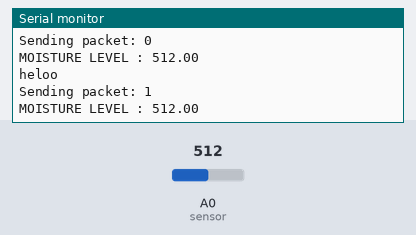
The sketch below on a simulated Arduino Uno, built with avr-gcc and run on an emulated ATmega328P. Shown: the last lines printed to the serial monitor. The inputs (shaded band) are chosen by the test bench; at power-on: A0 (sensor) = 512. No radio packets arrive unless stated.

Above: at 4.8 s.
4.9 s: A0 (sensor) set to 716
At 8.6 s:
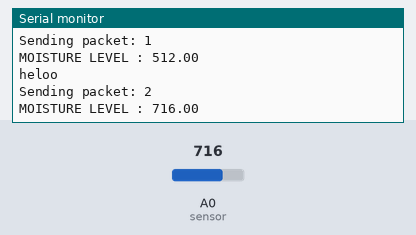
9.9 s: A0 (sensor) set to 900
At 12.7 s:
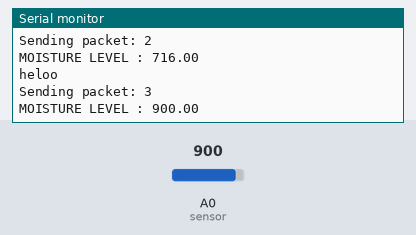
Timing chart, 0 to 14.2 s (numbered marks = the images above; inputs shaded):
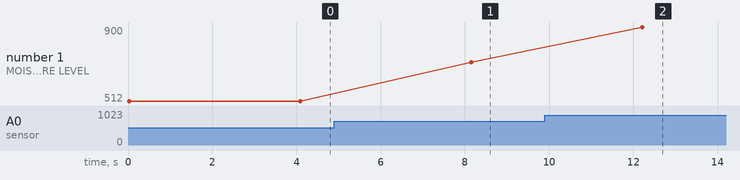

Measured:
- after the input at 4.9 s, the serial monitor: prints a new line after 3.2 s (image 1)
- after the input at 9.9 s, the serial monitor: prints a new line after 2.3 s (image 2)
- plotted number 1: 512 → 716 after the input at 4.9 s, 716 → 900 after the input at 9.9 s

The sketch:

transmitting_lora_with_mois1.ino
```cpp
#include <SPI.h>
#include <LoRa.h>
#include <Wire.h>
//#include <Adafruit_GFX.h>
//#include <Adafruit_SSD1306.h>
//#include <DHT.h>

//#define SCREEN_WIDTH 128 // OLED display width, in pixels
//#define SCREEN_HEIGHT 64 // OLED display height, in pixels

// Declaration for an SSD1306 display connected to I2C (SDA, SCL pins)
//#define OLED_RESET      -1  // Reset pin # (or -1 if sharing Arduino reset pin)
//Adafruit_SSD1306 display(SCREEN_WIDTH, SCREEN_HEIGHT, &Wire, OLED_RESET);

//#define DHTPIN 0          //pin where the dht11 is connected
#define ss 15
#define rst 16
#define dio0 2
int counter = 0;

//int counter = 0;
float value;
int WET=2;
int DRY=16;
int sensor=A0;
float readMois()
 {
  Serial.print("MOISTURE LEVEL : ");
   value= analogRead(sensor);
  // value= value/10;
   Serial.println(value);

        if(value<150)
        {
            digitalWrite(WET, HIGH);
        }
       else
       {
           digitalWrite(DRY,HIGH);
       }

       delay(1000);

       digitalWrite(WET,LOW);

       digitalWrite(DRY, LOW);
       value= ( 100.00 - ( (value/1023.00) * 100.00 ) );
       return value;

 }

//DHT dht(DHTPIN, DHT11);
void setup()
{
  Serial.begin(115200);
  //delay(10);
  pinMode(sensor,INPUT);
/*{
  Serial.begin(115200);
  dht.begin();

  // SSD1306_SWITCHCAPVCC = generate display voltage from 3.3V internally
  if(!display.begin(SSD1306_SWITCHCAPVCC, 0x3C)) { // Address 0x3D for 128x64
    Serial.println(F("SSD1306 allocation failed"));
    for(;;); // Don't proceed, loop forever
  }*/

  while (!Serial);
  Serial.println("LoRa Sender");
  LoRa.setPins(ss, rst, dio0);
    if (!LoRa.begin(433E6)) {
    Serial.println("Starting LoRa failed!");
    delay(100);
    while (1);
  }
  LoRa.setSyncWord(0xF3);
  Serial.println("LoRa Initializing OK!");
}

  /*display.display();
  delay(2);
  display.clearDisplay();
}*/

void loop()
{
  //float h = dht.readHumidity();
  //float t = dht.readTemperature();

  /*if (isnan(h) || isnan(t))
  {
  Serial.println("Failed to read from DHT sensor!");
  return;
  }*/
  Serial.print("heloo");
  //Serial.print(t);
  //Serial.print(" degrees Celcius, Humidity: ");
  //Serial.println(h);
  Serial.println();
  Serial.print("Sending packet: ");
  Serial.println(counter);
  //LoRa.beginPacket();
  //LoRa.print("hello ");
  //LoRa.print(counter);
  //LoRa.endPacket();

 // counter++;

  //delay(10000);

 /* display.clearDisplay();
  display.setTextSize(2);             // Normal 1:1 pixel scale
  display.setTextColor(WHITE);        // Draw white text
  display.setCursor(0,0);             // Start at top-left corner
  display.print(F("Pkt No:"));
  display.print(counter);*/

 /* display.setCursor(0,20);
  display.print("Tem:");
  display.print(t);
  display.print("C");

  display.setCursor(0,40);
  display.print("Hum:");
  display.print(h);
  display.print("%");wa
  display.display();*/

  // send packet
  LoRa.beginPacket();
  LoRa.print(F("Pkt No:"));
  LoRa.print(readMois());
  LoRa.println(counter);
   //LoRa.print(readMois());
   // LoRa.print(value);
  LoRa.print("iam back ");

  /*LoRa.print("Temp: ");
  LoRa.print(t);
  LoRa.println("°C");

  LoRa.print("Hum:  ");
  LoRa.print(h);
  LoRa.print("%");
  LoRa.println("");*/

  LoRa.endPacket();

  counter++;

  delay(3000);
}
```
